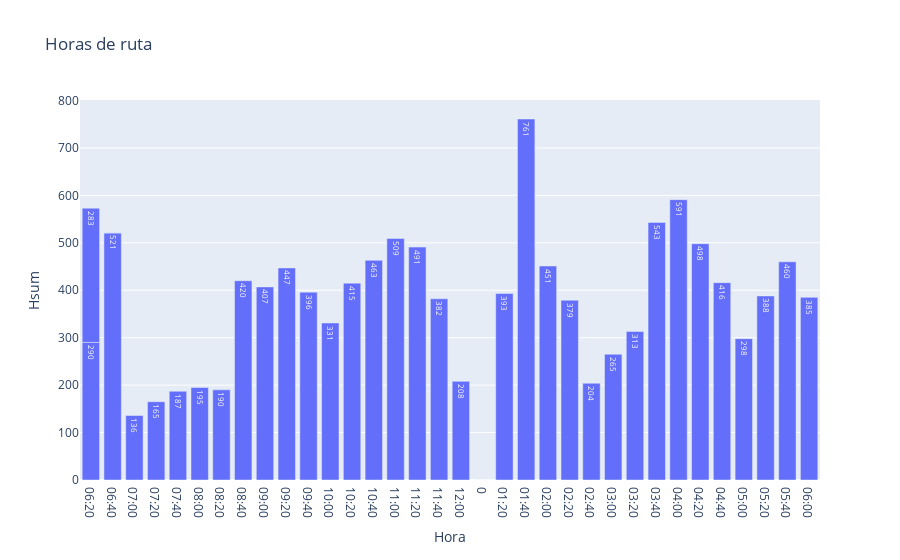

Notebook source saved alongside this figure:
### Code cell
fig6 = px.bar(marzoh, x="Hora", y='Hsum',title="Horas de ruta",text_auto= True,color_discrete_map={'Siete7':'green'})
#fig.update_yaxes(type='category', categoryorder= 'total ascending')
fig6.show()

### Figure 1 — Plotly figure (JSON) as saved in the notebook; plotly's stock layout.template omitted (floating-point values rounded to 4 significant figures)
{"data": [{"alignmentgroup": "True", "hovertemplate": "Hora=%{x}<br>Hsum=%{y}<extra></extra>", "legendgroup": "", "marker": {"color": "#636efa", "pattern": {"shape": ""}}, "name": "", "offsetgroup": "", "orientation": "v", "showlegend": false, "textposition": "auto", "texttemplate": "%{y}", "type": "bar", "x": ["06:20", "06:40", "07:00", "07:20", "07:40", "08:00", "08:20", "08:40", "09:00", "09:20", "09:40", "10:00", "10:20", "10:40", "11:00", "11:20", "11:40", "12:00", 0, "01:20", "01:40", "02:00", "02:20", "02:40", "03:00", "03:20", "03:40", "04:00", "04:20", "04:40", "05:00", "05:20", "05:40", "06:00", "06:20", "06:40"], "xaxis": "x", "y": [290, 521, 136, 165, 187, 195, 190, 420, 407, 447, 396, 331, 415, 463, 509, 491, 382, 208, 0, 393, 761, 451, 379, 204, 265, 313, 543, 591, 498, 416, 298, 388, 460, 385, 283, 0], "yaxis": "y"}], "layout": {"barmode": "relative", "legend": {"tracegroupgap": 0}, "title": {"text": "Horas de ruta"}, "xaxis": {"anchor": "y", "domain": [0, 1], "title": {"text": "Hora"}}, "yaxis": {"anchor": "x", "domain": [0, 1], "title": {"text": "Hsum"}}}}
